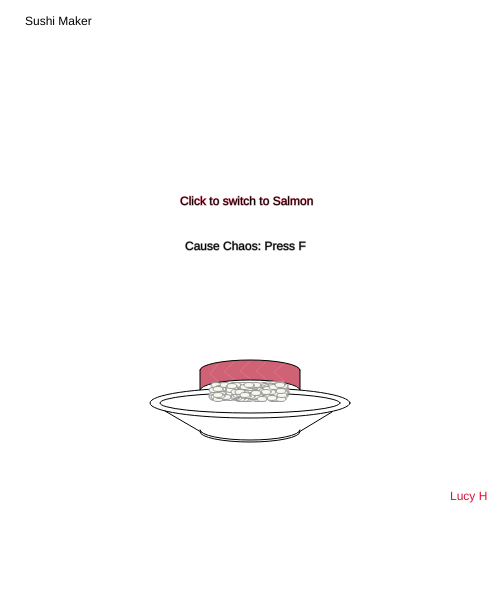
Frame 1 (no input)
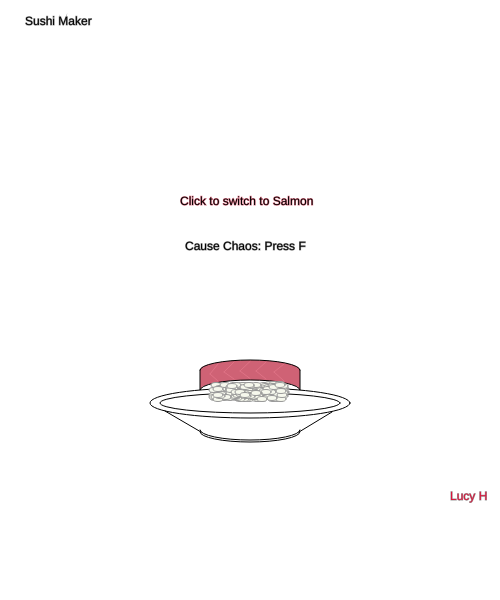
Frame 60 (no input)
Frame 120 (the mouse pressed at the canvas centre since frame 60): identical to frame 60, image omitted

The p5.js sketch that drew these frames (run headless with seeded random() and noise() and a simulated clock; from frame 60 on, the mouse is pressed at the canvas centre):

// p5.js sketch
// ── sketch.js
var riceX1 = 215;
var riceX2 = 285; 
var riceY1 = 385;
var riceY2 = 400;
var riceWidth = 10;
var riceHeight = 5;

var riceRandomizerAmount = 154;

var riceFlipped = 0;

var riceRandomX = [];
var riceRandomY = [];

var riceFlippedRandomX = [];
var riceFlippedRandomY = [];

var fishList = ["Salmon", "Tuna"];
var fishPicked;

function setup(){
    createCanvas(500,600);

    //rice randomizer
    riceRandomizer(riceRandomizerAmount);

    //fish randomizer
    fishPicked = fishList[Math.floor(Math.random()*fishList.length)];
}

function draw()
{
    background(255,255,255);

    //name maker
    nameMaker();

    //fish maker
    if(fishPicked == "Salmon"){
        salmonMaker();
        fill(0,0,0);
        text("Click to switch to Tuna", 185,205);
    }
    else if(fishPicked == "Tuna"){
        tunaMaker();
        fill(0,0,0);
        text("Click to switch to Salmon", 180,205);
    }

    //Salmon maker
    //salmonMaker();

    //Tuna maker
    //tunaMaker();

    //plate
    plateMaker();

    //Sushi's rice
    riceMaker();

    //check location of mouse (x,y)
    //fill(0,0,0);
    //text("X: " + mouseX,50,500 );
    //text("Y: " + mouseY,50,520 );

    //watch what happens when i pressed a button i don't even know about
    riceFlipper();

}

function plateMaker(){
    fill("#FFFFFF");
    strokeWeight(1);
    stroke("#000000");
    ellipse(250,403,200,30);
    ellipse(250,403,180,20);
    //ellipse(250,430,100,20);
    arc(250,432,100,20,0,PI,OPEN);
    arc(250,430,100,20,0,PI,OPEN);
    line(165,411,201,432);
    line(299,432,332,412);
}

function riceMaker(){
    fill("#F6F8ED");
    stroke("#999999");

    for(i=0; i<riceRandomX.length; i++){
        ellipse(riceRandomX[i], riceRandomY[i], riceWidth, riceHeight);
    }
}

function riceRandomizer(i){
    for(i=0; i<150; i++){
        riceRandomX[i] = ((Math.floor(Math.random() * ((riceX2-riceX1)+1))) + riceX1-1);
        riceRandomY[i] = ((Math.floor(Math.random() * ((riceY2-riceY1)+1))) + riceY1-1);
    }
}


function salmonMaker(){
    //salmon maker
    fill("#FA8072");
    stroke("rgba(0,0,0,0)");
    rect(200,370,100,20);
    fill("#FFFFFF");
    stroke("#000000");
    arc(250,390,100,20,PI,2*PI,OPEN);
    fill("#FA8072");
    stroke("#000000");
    arc(250,370,100,20,PI,2*PI,OPEN);
    line(200,370,200,390);
    line(300,370,300,390);

    //salmon line

    //x - > 16

    stroke("#ff91a4");
    strokeWeight(2);
    line(218,364,210,374);
    line(210,374,218,381);

    line(234,362,224,372);
    line(224,372,234,379);

    line(250,361.5,240,371);
    line(240,371,250,378.5);

    line(266,362,256,371);
    line(256,371,266,379);

    line(284,364,274,372);
    line(274,372,284,381);
}

function tunaMaker(){
    //salmon maker
    fill("#cf6275");
    stroke("rgba(0,0,0,0)");
    rect(200,370,100,20);
    fill("#FFFFFF");
    stroke("#000000");
    arc(250,390,100,20,PI,2*PI,OPEN);
    fill("#cf6275");
    stroke("#000000");
    arc(250,370,100,20,PI,2*PI,OPEN);
    line(200,370,200,390);
    line(300,370,300,390);

    //tuna line

    //x - > 16

    stroke("#df7285");
    strokeWeight(1);
    line(218,364,210,374);
    line(210,374,218,381);

    line(234,362,224,372);
    line(224,372,234,379);

    line(250,361.5,240,371);
    line(240,371,250,378.5);

    line(266,362,256,371);
    line(256,371,266,379);

    line(284,364,274,372);
    line(274,372,284,381);
}

function nameMaker(){
    //name maker
    fill("#DC143C");
    text("Lucy H", 450, 500);

    fill(0,0,0);
    text("Sushi Maker", 25,25);
}

function riceFlipper(){
    if(riceFlipped == 0){
        fill(0,0,0);
        text("Cause Chaos: Press F", 185, 250);
    }
    if(riceFlipped == 1){
        fill(0,0,0);
        text("Reset: Press F", 210, 250);
        if(! (riceFlippedRandomX.length == riceRandomX.length)){
            for(i=0; i<riceRandomX.length; i++){
                riceFlippedRandomX[i] = ((Math.random() * 2 - 1));
                riceFlippedRandomY[i] = ((Math.random() * -2 - 1));
            }
        }

        for(i=0; i<riceRandomX.length; i++){
            riceRandomX[i] += riceFlippedRandomX[i];
            riceRandomY[i] += riceFlippedRandomY[i];
        }
    }
    if(riceFlipped == 2){
        riceFlippedRandomX = [];
        riceFlippedRandomY = [];
        riceRandomizer(riceRandomizerAmount);
        riceFlipped = 0;
    }
}

function keyPressed(){
    if(key == "f"){
        if(riceFlipped == 0 || riceFlipped == 2){
            riceFlipped = 1;
        }
        else if(riceFlipped == 1){
            riceFlipped = 2;
        }
    }
}

function mouseClicked(){
    if(fishPicked == "Salmon"){
        fishPicked = fishList[1];
    }
    else if(fishPicked == "Tuna"){
        fishPicked = fishList[0];
    }
}
